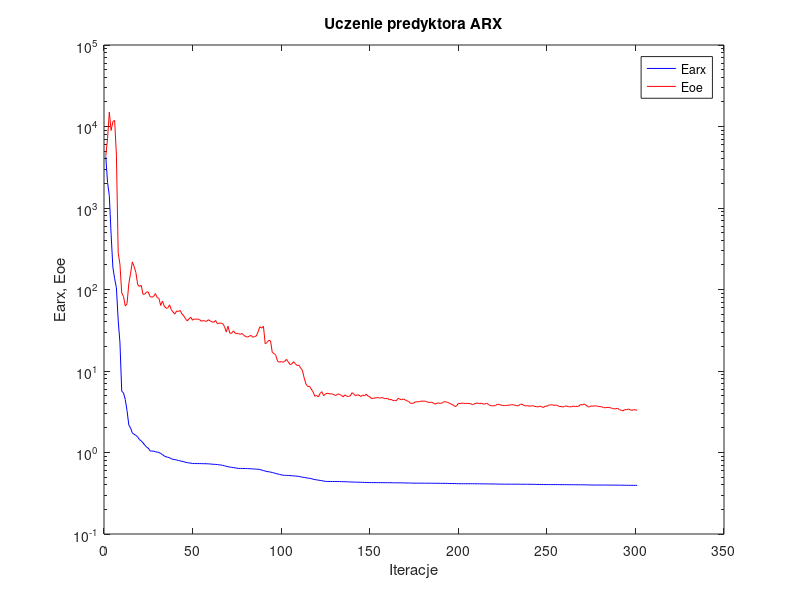
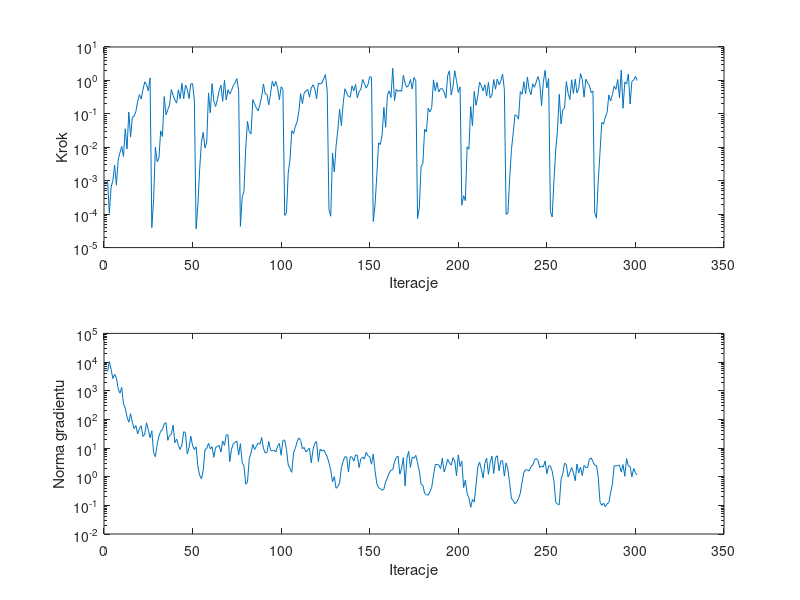

These charts were generated, in order, by the following MATLAB code:
%uczenie predyktora arx
clear all;
n=0; farx(n+1)=4.289385e+003; foe(n+1)=4.368408e+003; wspucz(n+1)=0.000000e+000; ng(n+1)=0.000000e+000;
%odnowa zmiennej metryki
n=1; farx(n+1)=2.055057e+003; foe(n+1)=7.076282e+003; krok(n+1)=1.037622e-003; ng(n+1)=4.688406e+003;
n=2; farx(n+1)=1.419652e+003; foe(n+1)=1.503208e+004; krok(n+1)=1.075741e-004; ng(n+1)=1.038997e+004;
n=3; farx(n+1)=4.788541e+002; foe(n+1)=8.966115e+003; krok(n+1)=6.518015e-004; ng(n+1)=5.521145e+003;
n=4; farx(n+1)=1.879748e+002; foe(n+1)=1.144599e+004; krok(n+1)=1.012393e-003; ng(n+1)=2.652111e+003;
n=5; farx(n+1)=1.359880e+002; foe(n+1)=1.188750e+004; krok(n+1)=2.921865e-003; ng(n+1)=3.728584e+003;
n=6; farx(n+1)=1.047796e+002; foe(n+1)=4.448028e+003; krok(n+1)=7.349266e-004; ng(n+1)=2.787092e+003;
n=7; farx(n+1)=4.210766e+001; foe(n+1)=2.832139e+002; krok(n+1)=4.150488e-003; ng(n+1)=1.178749e+003;
n=8; farx(n+1)=2.236664e+001; foe(n+1)=2.034422e+002; krok(n+1)=6.884742e-003; ng(n+1)=8.225037e+002;
n=9; farx(n+1)=5.656629e+000; foe(n+1)=9.071254e+001; krok(n+1)=1.063635e-002; ng(n+1)=1.300927e+003;
n=10; farx(n+1)=5.379873e+000; foe(n+1)=8.220122e+001; krok(n+1)=5.282995e-003; ng(n+1)=3.472142e+002;
n=11; farx(n+1)=4.476642e+000; foe(n+1)=6.262525e+001; krok(n+1)=3.571281e-002; ng(n+1)=2.477019e+002;
n=12; farx(n+1)=3.273299e+000; foe(n+1)=6.697873e+001; krok(n+1)=8.839546e-003; ng(n+1)=1.205668e+002;
n=13; farx(n+1)=2.177389e+000; foe(n+1)=1.174557e+002; krok(n+1)=1.134226e-001; ng(n+1)=7.944391e+001;
n=14; farx(n+1)=1.997598e+000; foe(n+1)=1.584241e+002; krok(n+1)=2.024365e-002; ng(n+1)=1.587670e+002;
n=15; farx(n+1)=1.738040e+000; foe(n+1)=2.181785e+002; krok(n+1)=7.959957e-002; ng(n+1)=7.899301e+001;
n=16; farx(n+1)=1.671776e+000; foe(n+1)=1.917781e+002; krok(n+1)=8.554146e-002; ng(n+1)=4.778161e+001;
n=17; farx(n+1)=1.624564e+000; foe(n+1)=1.615240e+002; krok(n+1)=1.178633e-001; ng(n+1)=6.078907e+001;
n=18; farx(n+1)=1.551676e+000; foe(n+1)=1.149653e+002; krok(n+1)=2.357265e-001; ng(n+1)=3.094535e+001;
n=19; farx(n+1)=1.439123e+000; foe(n+1)=1.091681e+002; krok(n+1)=3.762637e-001; ng(n+1)=4.768238e+001;
n=20; farx(n+1)=1.391719e+000; foe(n+1)=1.124517e+002; krok(n+1)=2.759884e-001; ng(n+1)=5.988705e+001;
n=21; farx(n+1)=1.314277e+000; foe(n+1)=8.750246e+001; krok(n+1)=5.281352e-001; ng(n+1)=2.521303e+001;
n=22; farx(n+1)=1.234956e+000; foe(n+1)=8.758356e+001; krok(n+1)=9.112329e-001; ng(n+1)=3.049224e+001;
n=23; farx(n+1)=1.166981e+000; foe(n+1)=9.344906e+001; krok(n+1)=7.448368e-001; ng(n+1)=7.578090e+001;
n=24; farx(n+1)=1.130172e+000; foe(n+1)=9.303450e+001; krok(n+1)=4.923082e-001; ng(n+1)=4.319980e+001;
n=25; farx(n+1)=1.046478e+000; foe(n+1)=8.180200e+001; krok(n+1)=1.186093e+000; ng(n+1)=2.286423e+001;
%odnowa zmiennej metryki
n=26; farx(n+1)=1.040853e+000; foe(n+1)=8.049855e+001; krok(n+1)=3.953838e-005; ng(n+1)=3.985809e+001;
n=27; farx(n+1)=1.039942e+000; foe(n+1)=8.208956e+001; krok(n+1)=2.695564e-004; ng(n+1)=6.879209e+000;
n=28; farx(n+1)=1.021759e+000; foe(n+1)=8.918255e+001; krok(n+1)=1.012568e-002; ng(n+1)=4.994226e+000;
n=29; farx(n+1)=1.011320e+000; foe(n+1)=7.962365e+001; krok(n+1)=3.698907e-003; ng(n+1)=1.334724e+001;
n=30; farx(n+1)=1.002291e+000; foe(n+1)=7.787486e+001; krok(n+1)=4.766707e-003; ng(n+1)=2.584413e+001;
n=31; farx(n+1)=9.718000e-001; foe(n+1)=6.365577e+001; krok(n+1)=3.112854e-002; ng(n+1)=3.828870e+001;
n=32; farx(n+1)=9.441588e-001; foe(n+1)=7.221711e+001; krok(n+1)=2.109093e-002; ng(n+1)=4.410754e+001;
n=33; farx(n+1)=9.084334e-001; foe(n+1)=6.258645e+001; krok(n+1)=3.307424e-001; ng(n+1)=6.981393e+001;
n=34; farx(n+1)=8.849697e-001; foe(n+1)=5.906000e+001; krok(n+1)=9.327289e-002; ng(n+1)=7.700712e+001;
n=35; farx(n+1)=8.752170e-001; foe(n+1)=5.919553e+001; krok(n+1)=1.336126e-001; ng(n+1)=1.862736e+001;
n=36; farx(n+1)=8.632498e-001; foe(n+1)=6.489659e+001; krok(n+1)=1.827549e-001; ng(n+1)=2.749294e+001;
n=37; farx(n+1)=8.385422e-001; foe(n+1)=5.649419e+001; krok(n+1)=5.312625e-001; ng(n+1)=3.007719e+001;
n=38; farx(n+1)=8.244383e-001; foe(n+1)=5.296518e+001; krok(n+1)=3.589327e-001; ng(n+1)=6.244996e+001;
n=39; farx(n+1)=8.176597e-001; foe(n+1)=4.997108e+001; krok(n+1)=2.583432e-001; ng(n+1)=1.536695e+001;
n=40; farx(n+1)=8.098057e-001; foe(n+1)=5.449802e+001; krok(n+1)=2.093785e-001; ng(n+1)=2.065174e+001;
n=41; farx(n+1)=7.971680e-001; foe(n+1)=5.370866e+001; krok(n+1)=5.249576e-001; ng(n+1)=1.222838e+001;
n=42; farx(n+1)=7.907358e-001; foe(n+1)=5.539018e+001; krok(n+1)=2.833785e-001; ng(n+1)=8.922293e+000;
n=43; farx(n+1)=7.794267e-001; foe(n+1)=5.006048e+001; krok(n+1)=8.194182e-001; ng(n+1)=1.324091e+001;
n=44; farx(n+1)=7.706945e-001; foe(n+1)=4.756176e+001; krok(n+1)=2.818076e-001; ng(n+1)=3.710153e+001;
n=45; farx(n+1)=7.590142e-001; foe(n+1)=4.392246e+001; krok(n+1)=7.248392e-001; ng(n+1)=3.410904e+001;
n=46; farx(n+1)=7.505100e-001; foe(n+1)=4.106732e+001; krok(n+1)=5.391440e-001; ng(n+1)=6.194357e+000;
n=47; farx(n+1)=7.458342e-001; foe(n+1)=4.381590e+001; krok(n+1)=2.876382e-001; ng(n+1)=1.016028e+001;
n=48; farx(n+1)=7.394300e-001; foe(n+1)=4.559085e+001; krok(n+1)=7.927530e-001; ng(n+1)=2.567949e+001;
n=49; farx(n+1)=7.334178e-001; foe(n+1)=4.201349e+001; krok(n+1)=8.008859e-001; ng(n+1)=1.230605e+001;
n=50; farx(n+1)=7.319181e-001; foe(n+1)=4.348924e+001; krok(n+1)=2.594655e-001; ng(n+1)=8.832879e+000;
%odnowa zmiennej metryki
n=51; farx(n+1)=7.315255e-001; foe(n+1)=4.315456e+001; krok(n+1)=3.646823e-005; ng(n+1)=1.104943e+001;
n=52; farx(n+1)=7.314575e-001; foe(n+1)=4.352059e+001; krok(n+1)=1.915864e-004; ng(n+1)=2.235090e+000;
n=53; farx(n+1)=7.312630e-001; foe(n+1)=4.258871e+001; krok(n+1)=2.204222e-003; ng(n+1)=1.136140e+000;
n=54; farx(n+1)=7.302397e-001; foe(n+1)=4.077533e+001; krok(n+1)=1.420161e-002; ng(n+1)=8.358450e-001;
n=55; farx(n+1)=7.288604e-001; foe(n+1)=4.162308e+001; krok(n+1)=2.780135e-002; ng(n+1)=1.661119e+000;
n=56; farx(n+1)=7.286861e-001; foe(n+1)=4.095378e+001; krok(n+1)=9.486198e-003; ng(n+1)=8.605544e+000;
n=57; farx(n+1)=7.282004e-001; foe(n+1)=4.077833e+001; krok(n+1)=1.448480e-002; ng(n+1)=9.697571e+000;
n=58; farx(n+1)=7.256655e-001; foe(n+1)=4.259107e+001; krok(n+1)=4.228235e-001; ng(n+1)=1.469531e+001;
n=59; farx(n+1)=7.235684e-001; foe(n+1)=4.094244e+001; krok(n+1)=1.082372e-001; ng(n+1)=9.317149e+000;
n=60; farx(n+1)=7.190167e-001; foe(n+1)=4.004548e+001; krok(n+1)=8.008859e-001; ng(n+1)=1.112493e+001;
n=61; farx(n+1)=7.163470e-001; foe(n+1)=3.962661e+001; krok(n+1)=2.442288e-001; ng(n+1)=4.741756e+000;
n=62; farx(n+1)=7.144698e-001; foe(n+1)=4.165915e+001; krok(n+1)=1.653712e-001; ng(n+1)=1.043115e+001;
n=63; farx(n+1)=7.114621e-001; foe(n+1)=3.815407e+001; krok(n+1)=2.681247e-001; ng(n+1)=1.128535e+001;
n=64; farx(n+1)=7.061357e-001; foe(n+1)=3.860949e+001; krok(n+1)=4.909897e-001; ng(n+1)=1.241125e+001;
n=65; farx(n+1)=7.013644e-001; foe(n+1)=3.873756e+001; krok(n+1)=7.178738e-001; ng(n+1)=7.231990e+000;
n=66; farx(n+1)=6.965190e-001; foe(n+1)=3.805092e+001; krok(n+1)=2.367770e-001; ng(n+1)=1.764472e+001;
n=67; farx(n+1)=6.866078e-001; foe(n+1)=3.518651e+001; krok(n+1)=1.008243e+000; ng(n+1)=1.240020e+001;
n=68; farx(n+1)=6.786051e-001; foe(n+1)=3.010009e+001; krok(n+1)=2.584327e-001; ng(n+1)=2.841437e+001;
n=69; farx(n+1)=6.684078e-001; foe(n+1)=3.539852e+001; krok(n+1)=5.249576e-001; ng(n+1)=2.907224e+001;
n=70; farx(n+1)=6.634075e-001; foe(n+1)=2.918041e+001; krok(n+1)=3.963765e-001; ng(n+1)=3.352883e+000;
n=71; farx(n+1)=6.580306e-001; foe(n+1)=2.900543e+001; krok(n+1)=5.045340e-001; ng(n+1)=9.187573e+000;
n=72; farx(n+1)=6.529998e-001; foe(n+1)=3.107470e+001; krok(n+1)=7.011953e-001; ng(n+1)=1.412998e+001;
n=73; farx(n+1)=6.489589e-001; foe(n+1)=2.917698e+001; krok(n+1)=8.536620e-001; ng(n+1)=1.551277e+001;
n=74; farx(n+1)=6.410939e-001; foe(n+1)=2.876924e+001; krok(n+1)=1.126364e+000; ng(n+1)=1.761959e+001;
n=75; farx(n+1)=6.376614e-001; foe(n+1)=2.869217e+001; krok(n+1)=5.005768e-001; ng(n+1)=5.688335e+000;
%odnowa zmiennej metryki
n=76; farx(n+1)=6.369500e-001; foe(n+1)=2.824400e+001; krok(n+1)=4.341873e-005; ng(n+1)=1.419844e+001;
n=77; farx(n+1)=6.367377e-001; foe(n+1)=2.887382e+001; krok(n+1)=3.233551e-004; ng(n+1)=3.095726e+000;
n=78; farx(n+1)=6.365153e-001; foe(n+1)=2.731519e+001; krok(n+1)=4.723973e-004; ng(n+1)=2.340421e+000;
n=79; farx(n+1)=6.363849e-001; foe(n+1)=2.644159e+001; krok(n+1)=9.454744e-003; ng(n+1)=5.447689e-001;
n=80; farx(n+1)=6.344049e-001; foe(n+1)=2.610467e+001; krok(n+1)=5.983917e-002; ng(n+1)=6.523973e-001;
n=81; farx(n+1)=6.330755e-001; foe(n+1)=2.672620e+001; krok(n+1)=2.896961e-002; ng(n+1)=4.204170e+000;
n=82; farx(n+1)=6.313730e-001; foe(n+1)=2.735613e+001; krok(n+1)=2.525939e-002; ng(n+1)=6.699834e+000;
n=83; farx(n+1)=6.297696e-001; foe(n+1)=2.593269e+001; krok(n+1)=2.663792e-001; ng(n+1)=1.338750e+001;
n=84; farx(n+1)=6.268656e-001; foe(n+1)=2.650622e+001; krok(n+1)=1.981883e-001; ng(n+1)=8.842881e+000;
n=85; farx(n+1)=6.249763e-001; foe(n+1)=2.689844e+001; krok(n+1)=1.528330e-001; ng(n+1)=1.148784e+001;
n=86; farx(n+1)=6.226842e-001; foe(n+1)=3.032878e+001; krok(n+1)=1.221144e-001; ng(n+1)=1.498354e+001;
n=87; farx(n+1)=6.183524e-001; foe(n+1)=3.492143e+001; krok(n+1)=1.865388e-001; ng(n+1)=1.353782e+001;
n=88; farx(n+1)=6.090780e-001; foe(n+1)=3.355071e+001; krok(n+1)=3.321888e-001; ng(n+1)=2.323334e+001;
n=89; farx(n+1)=5.988776e-001; foe(n+1)=3.544350e+001; krok(n+1)=7.847380e-001; ng(n+1)=9.834129e+000;
n=90; farx(n+1)=5.927750e-001; foe(n+1)=2.157434e+001; krok(n+1)=3.923690e-001; ng(n+1)=6.706593e+000;
n=91; farx(n+1)=5.842228e-001; foe(n+1)=2.232871e+001; krok(n+1)=3.838379e-001; ng(n+1)=6.975990e+000;
n=92; farx(n+1)=5.805075e-001; foe(n+1)=2.381555e+001; krok(n+1)=1.862092e-001; ng(n+1)=1.692738e+001;
n=93; farx(n+1)=5.750748e-001; foe(n+1)=2.343197e+001; krok(n+1)=3.923690e-001; ng(n+1)=8.440662e+000;
n=94; farx(n+1)=5.678777e-001; foe(n+1)=1.689263e+001; krok(n+1)=9.453922e-001; ng(n+1)=7.985813e+000;
n=95; farx(n+1)=5.616152e-001; foe(n+1)=1.642696e+001; krok(n+1)=6.614848e-001; ng(n+1)=8.400162e+000;
n=96; farx(n+1)=5.518920e-001; foe(n+1)=1.550555e+001; krok(n+1)=9.372047e-001; ng(n+1)=7.365073e+000;
n=97; farx(n+1)=5.455669e-001; foe(n+1)=1.317530e+001; krok(n+1)=6.011939e-001; ng(n+1)=1.173367e+001;
n=98; farx(n+1)=5.392284e-001; foe(n+1)=1.282713e+001; krok(n+1)=2.663792e-001; ng(n+1)=1.430172e+001;
n=99; farx(n+1)=5.324963e-001; foe(n+1)=1.305696e+001; krok(n+1)=6.435764e-001; ng(n+1)=5.593031e+000;
n=100; farx(n+1)=5.269066e-001; foe(n+1)=1.280098e+001; krok(n+1)=5.316748e-001; ng(n+1)=1.851544e+001;
%odnowa zmiennej metryki
n=101; farx(n+1)=5.248085e-001; foe(n+1)=1.311960e+001; krok(n+1)=9.186126e-005; ng(n+1)=1.903474e+001;
n=102; farx(n+1)=5.240733e-001; foe(n+1)=1.391197e+001; krok(n+1)=1.116407e-004; ng(n+1)=8.918418e+000;
n=103; farx(n+1)=5.233436e-001; foe(n+1)=1.297499e+001; krok(n+1)=1.667184e-003; ng(n+1)=2.563461e+000;
n=104; farx(n+1)=5.222107e-001; foe(n+1)=1.201657e+001; krok(n+1)=4.419773e-003; ng(n+1)=1.943981e+000;
n=105; farx(n+1)=5.180247e-001; foe(n+1)=1.216522e+001; krok(n+1)=3.153338e-002; ng(n+1)=1.419162e+000;
n=106; farx(n+1)=5.164197e-001; foe(n+1)=1.300796e+001; krok(n+1)=2.529683e-002; ng(n+1)=6.947815e+000;
n=107; farx(n+1)=5.142957e-001; foe(n+1)=1.230063e+001; krok(n+1)=4.284718e-002; ng(n+1)=9.720182e+000;
n=108; farx(n+1)=5.124252e-001; foe(n+1)=1.168361e+001; krok(n+1)=5.671128e-002; ng(n+1)=1.659780e+001;
n=109; farx(n+1)=5.099890e-001; foe(n+1)=1.183909e+001; krok(n+1)=1.178633e-001; ng(n+1)=2.242942e+001;
n=110; farx(n+1)=5.017624e-001; foe(n+1)=1.084461e+001; krok(n+1)=4.015963e-001; ng(n+1)=1.865079e+001;
n=111; farx(n+1)=4.981896e-001; foe(n+1)=1.021073e+001; krok(n+1)=2.031949e-001; ng(n+1)=9.449196e+000;
n=112; farx(n+1)=4.945842e-001; foe(n+1)=8.212170e+000; krok(n+1)=4.187571e-001; ng(n+1)=1.048901e+001;
n=113; farx(n+1)=4.901579e-001; foe(n+1)=6.930528e+000; krok(n+1)=4.810883e-001; ng(n+1)=7.245846e+000;
n=114; farx(n+1)=4.857803e-001; foe(n+1)=6.452001e+000; krok(n+1)=5.343541e-001; ng(n+1)=8.566263e+000;
n=115; farx(n+1)=4.821069e-001; foe(n+1)=6.492570e+000; krok(n+1)=3.152950e-001; ng(n+1)=9.968030e+000;
n=116; farx(n+1)=4.786496e-001; foe(n+1)=5.993284e+000; krok(n+1)=5.907855e-001; ng(n+1)=3.059484e+000;
n=117; farx(n+1)=4.704240e-001; foe(n+1)=5.575419e+000; krok(n+1)=7.422839e-001; ng(n+1)=8.858775e+000;
n=118; farx(n+1)=4.656171e-001; foe(n+1)=4.905393e+000; krok(n+1)=5.520515e-001; ng(n+1)=1.482297e+001;
n=119; farx(n+1)=4.621786e-001; foe(n+1)=5.010849e+000; krok(n+1)=2.828655e-001; ng(n+1)=1.681360e+001;
n=120; farx(n+1)=4.575780e-001; foe(n+1)=4.821976e+000; krok(n+1)=8.356823e-001; ng(n+1)=3.342947e+000;
n=121; farx(n+1)=4.546671e-001; foe(n+1)=5.316297e+000; krok(n+1)=7.832156e-001; ng(n+1)=9.093072e+000;
n=122; farx(n+1)=4.510037e-001; foe(n+1)=5.576679e+000; krok(n+1)=8.289013e-001; ng(n+1)=7.928890e+000;
n=123; farx(n+1)=4.459383e-001; foe(n+1)=4.975372e+000; krok(n+1)=1.119298e+000; ng(n+1)=8.678973e+000;
n=124; farx(n+1)=4.425514e-001; foe(n+1)=5.219835e+000; krok(n+1)=1.492366e+000; ng(n+1)=6.597013e+000;
n=125; farx(n+1)=4.412793e-001; foe(n+1)=5.340069e+000; krok(n+1)=4.819709e-001; ng(n+1)=4.933643e+000;
%odnowa zmiennej metryki
n=126; farx(n+1)=4.411736e-001; foe(n+1)=5.272907e+000; krok(n+1)=1.367364e-004; ng(n+1)=3.061409e+000;
n=127; farx(n+1)=4.411487e-001; foe(n+1)=5.239484e+000; krok(n+1)=8.669030e-005; ng(n+1)=1.665527e+000;
n=128; farx(n+1)=4.408872e-001; foe(n+1)=5.217067e+000; krok(n+1)=6.776891e-003; ng(n+1)=6.628201e-001;
n=129; farx(n+1)=4.407519e-001; foe(n+1)=5.074971e+000; krok(n+1)=1.828656e-003; ng(n+1)=1.004766e+000;
n=130; farx(n+1)=4.406539e-001; foe(n+1)=5.023147e+000; krok(n+1)=1.069268e-002; ng(n+1)=3.926969e-001;
n=131; farx(n+1)=4.403499e-001; foe(n+1)=5.234442e+000; krok(n+1)=3.323730e-002; ng(n+1)=4.600311e-001;
n=132; farx(n+1)=4.396365e-001; foe(n+1)=5.143979e+000; krok(n+1)=1.363489e-001; ng(n+1)=6.094767e-001;
n=133; farx(n+1)=4.391846e-001; foe(n+1)=5.040112e+000; krok(n+1)=4.438543e-002; ng(n+1)=2.072673e+000;
n=134; farx(n+1)=4.388099e-001; foe(n+1)=4.826496e+000; krok(n+1)=2.016994e-001; ng(n+1)=3.440662e+000;
n=135; farx(n+1)=4.381815e-001; foe(n+1)=5.089931e+000; krok(n+1)=5.636152e-001; ng(n+1)=4.993871e+000;
n=136; farx(n+1)=4.371075e-001; foe(n+1)=4.909302e+000; krok(n+1)=4.188878e-001; ng(n+1)=4.853997e+000;
n=137; farx(n+1)=4.360027e-001; foe(n+1)=4.867264e+000; krok(n+1)=3.307424e-001; ng(n+1)=1.454420e+000;
n=138; farx(n+1)=4.354757e-001; foe(n+1)=4.947627e+000; krok(n+1)=3.183983e-001; ng(n+1)=4.952025e+000;
n=139; farx(n+1)=4.342671e-001; foe(n+1)=5.418679e+000; krok(n+1)=6.888628e-001; ng(n+1)=4.884305e+000;
n=140; farx(n+1)=4.335995e-001; foe(n+1)=5.226373e+000; krok(n+1)=4.854703e-001; ng(n+1)=3.483225e+000;
n=141; farx(n+1)=4.326408e-001; foe(n+1)=4.956607e+000; krok(n+1)=7.612154e-001; ng(n+1)=5.752434e+000;
n=142; farx(n+1)=4.322224e-001; foe(n+1)=5.100036e+000; krok(n+1)=2.978305e-001; ng(n+1)=5.630277e+000;
n=143; farx(n+1)=4.316760e-001; foe(n+1)=5.057625e+000; krok(n+1)=4.577617e-001; ng(n+1)=2.085001e+000;
n=144; farx(n+1)=4.310059e-001; foe(n+1)=4.857968e+000; krok(n+1)=5.490988e-001; ng(n+1)=4.223490e+000;
n=145; farx(n+1)=4.302787e-001; foe(n+1)=5.081346e+000; krok(n+1)=1.065517e+000; ng(n+1)=4.856124e+000;
n=146; farx(n+1)=4.294837e-001; foe(n+1)=4.945849e+000; krok(n+1)=8.067975e-001; ng(n+1)=4.110838e+000;
n=147; farx(n+1)=4.288599e-001; foe(n+1)=5.190191e+000; krok(n+1)=5.908391e-001; ng(n+1)=7.143280e+000;
n=148; farx(n+1)=4.282459e-001; foe(n+1)=4.947215e+000; krok(n+1)=7.460858e-001; ng(n+1)=5.405424e+000;
n=149; farx(n+1)=4.276612e-001; foe(n+1)=4.834143e+000; krok(n+1)=1.295594e+000; ng(n+1)=4.945235e+000;
n=150; farx(n+1)=4.272041e-001; foe(n+1)=4.594261e+000; krok(n+1)=1.236644e+000; ng(n+1)=2.725327e+000;
%odnowa zmiennej metryki
n=151; farx(n+1)=4.270003e-001; foe(n+1)=4.626278e+000; krok(n+1)=6.028324e-005; ng(n+1)=6.072526e+000;
n=152; farx(n+1)=4.269659e-001; foe(n+1)=4.671016e+000; krok(n+1)=1.906434e-004; ng(n+1)=1.635855e+000;
n=153; farx(n+1)=4.269350e-001; foe(n+1)=4.714357e+000; krok(n+1)=1.427772e-003; ng(n+1)=5.698187e-001;
n=154; farx(n+1)=4.268176e-001; foe(n+1)=4.697384e+000; krok(n+1)=1.352965e-002; ng(n+1)=4.081589e-001;
n=155; farx(n+1)=4.266903e-001; foe(n+1)=4.647166e+000; krok(n+1)=1.210325e-002; ng(n+1)=3.864116e-001;
n=156; farx(n+1)=4.266513e-001; foe(n+1)=4.722576e+000; krok(n+1)=2.339865e-002; ng(n+1)=3.323564e-001;
n=157; farx(n+1)=4.265260e-001; foe(n+1)=4.626830e+000; krok(n+1)=1.552637e-001; ng(n+1)=3.736377e-001;
n=158; farx(n+1)=4.264665e-001; foe(n+1)=4.585124e+000; krok(n+1)=3.975906e-002; ng(n+1)=6.735377e-001;
n=159; farx(n+1)=4.263046e-001; foe(n+1)=4.626838e+000; krok(n+1)=3.619299e-001; ng(n+1)=8.986824e-001;
n=160; farx(n+1)=4.261341e-001; foe(n+1)=4.433531e+000; krok(n+1)=4.887823e-001; ng(n+1)=1.354430e+000;
n=161; farx(n+1)=4.260593e-001; foe(n+1)=4.487984e+000; krok(n+1)=3.057702e-001; ng(n+1)=1.693610e+000;
n=162; farx(n+1)=4.255182e-001; foe(n+1)=4.350929e+000; krok(n+1)=2.315580e+000; ng(n+1)=1.737414e+000;
n=163; farx(n+1)=4.252989e-001; foe(n+1)=4.358612e+000; krok(n+1)=2.515310e-001; ng(n+1)=3.298110e+000;
n=164; farx(n+1)=4.249325e-001; foe(n+1)=4.314775e+000; krok(n+1)=5.421555e-001; ng(n+1)=4.687293e+000;
n=165; farx(n+1)=4.245388e-001; foe(n+1)=4.605953e+000; krok(n+1)=4.686024e-001; ng(n+1)=5.203493e+000;
n=166; farx(n+1)=4.243604e-001; foe(n+1)=4.520686e+000; krok(n+1)=5.076613e-001; ng(n+1)=1.223554e+000;
n=167; farx(n+1)=4.240515e-001; foe(n+1)=4.436627e+000; krok(n+1)=4.714530e-001; ng(n+1)=1.988394e+000;
n=168; farx(n+1)=4.235731e-001; foe(n+1)=4.536139e+000; krok(n+1)=1.422745e+000; ng(n+1)=4.631380e+000;
n=169; farx(n+1)=4.231168e-001; foe(n+1)=4.427948e+000; krok(n+1)=7.966063e-001; ng(n+1)=4.759517e-001;
n=170; farx(n+1)=4.226579e-001; foe(n+1)=4.303792e+000; krok(n+1)=6.282866e-001; ng(n+1)=4.443762e+000;
n=171; farx(n+1)=4.221250e-001; foe(n+1)=4.232330e+000; krok(n+1)=7.101669e-001; ng(n+1)=7.605563e+000;
n=172; farx(n+1)=4.217441e-001; foe(n+1)=4.026661e+000; krok(n+1)=1.065469e+000; ng(n+1)=2.094153e+000;
n=173; farx(n+1)=4.214010e-001; foe(n+1)=3.996706e+000; krok(n+1)=5.525859e-001; ng(n+1)=4.799170e+000;
n=174; farx(n+1)=4.210071e-001; foe(n+1)=4.064881e+000; krok(n+1)=1.224478e+000; ng(n+1)=4.407313e+000;
n=175; farx(n+1)=4.204574e-001; foe(n+1)=4.197194e+000; krok(n+1)=9.761687e-001; ng(n+1)=5.555443e+000;
%odnowa zmiennej metryki
n=176; farx(n+1)=4.203917e-001; foe(n+1)=4.185650e+000; krok(n+1)=7.403769e-005; ng(n+1)=3.058667e+000;
n=177; farx(n+1)=4.203644e-001; foe(n+1)=4.209101e+000; krok(n+1)=1.568984e-004; ng(n+1)=1.607846e+000;
n=178; farx(n+1)=4.203213e-001; foe(n+1)=4.275708e+000; krok(n+1)=2.684169e-003; ng(n+1)=5.319458e-001;
n=179; farx(n+1)=4.202749e-001; foe(n+1)=4.262720e+000; krok(n+1)=3.303815e-003; ng(n+1)=5.038317e-001;
n=180; farx(n+1)=4.201292e-001; foe(n+1)=4.276260e+000; krok(n+1)=3.450322e-002; ng(n+1)=2.604210e-001;
n=181; farx(n+1)=4.200869e-001; foe(n+1)=4.204034e+000; krok(n+1)=2.857938e-002; ng(n+1)=2.338746e-001;
n=182; farx(n+1)=4.199974e-001; foe(n+1)=4.137199e+000; krok(n+1)=1.481341e-001; ng(n+1)=2.260081e-001;
n=183; farx(n+1)=4.199677e-001; foe(n+1)=4.107300e+000; krok(n+1)=1.134226e-001; ng(n+1)=2.986857e-001;
n=184; farx(n+1)=4.198322e-001; foe(n+1)=4.143107e+000; krok(n+1)=1.549330e-001; ng(n+1)=4.290923e-001;
n=185; farx(n+1)=4.195212e-001; foe(n+1)=4.030959e+000; krok(n+1)=1.038220e+000; ng(n+1)=1.092806e+000;
n=186; farx(n+1)=4.193870e-001; foe(n+1)=3.917223e+000; krok(n+1)=4.819709e-001; ng(n+1)=2.659161e+000;
n=187; farx(n+1)=4.190216e-001; foe(n+1)=4.033802e+000; krok(n+1)=8.704303e-001; ng(n+1)=2.660970e+000;
n=188; farx(n+1)=4.188321e-001; foe(n+1)=4.055759e+000; krok(n+1)=4.536903e-001; ng(n+1)=2.549881e+000;
n=189; farx(n+1)=4.185588e-001; foe(n+1)=3.997518e+000; krok(n+1)=5.667570e-001; ng(n+1)=1.897863e+000;
n=190; farx(n+1)=4.182759e-001; foe(n+1)=4.066694e+000; krok(n+1)=5.642809e-001; ng(n+1)=4.453451e+000;
n=191; farx(n+1)=4.180686e-001; foe(n+1)=4.211498e+000; krok(n+1)=4.478955e-001; ng(n+1)=1.454993e+000;
n=192; farx(n+1)=4.177257e-001; foe(n+1)=4.176072e+000; krok(n+1)=2.948231e-001; ng(n+1)=2.275910e+000;
n=193; farx(n+1)=4.172877e-001; foe(n+1)=4.120484e+000; krok(n+1)=1.404256e+000; ng(n+1)=4.067301e+000;
n=194; farx(n+1)=4.167305e-001; foe(n+1)=4.016641e+000; krok(n+1)=1.934940e+000; ng(n+1)=3.022846e+000;
n=195; farx(n+1)=4.165331e-001; foe(n+1)=3.925532e+000; krok(n+1)=3.647485e-001; ng(n+1)=2.517749e+000;
n=196; farx(n+1)=4.161342e-001; foe(n+1)=3.842054e+000; krok(n+1)=6.575937e-001; ng(n+1)=4.627945e+000;
n=197; farx(n+1)=4.155434e-001; foe(n+1)=3.677263e+000; krok(n+1)=1.964480e+000; ng(n+1)=3.539466e+000;
n=198; farx(n+1)=4.150098e-001; foe(n+1)=3.708586e+000; krok(n+1)=9.769152e-001; ng(n+1)=1.075687e+000;
n=199; farx(n+1)=4.145336e-001; foe(n+1)=4.005125e+000; krok(n+1)=4.372988e-001; ng(n+1)=5.791249e+000;
n=200; farx(n+1)=4.142465e-001; foe(n+1)=3.990629e+000; krok(n+1)=6.404647e-001; ng(n+1)=2.280147e+000;
%odnowa zmiennej metryki
n=201; farx(n+1)=4.140348e-001; foe(n+1)=4.027886e+000; krok(n+1)=1.858436e-004; ng(n+1)=3.477428e+000;
n=202; farx(n+1)=4.140301e-001; foe(n+1)=4.015484e+000; krok(n+1)=3.569431e-004; ng(n+1)=4.200111e-001;
n=203; farx(n+1)=4.140156e-001; foe(n+1)=3.989124e+000; krok(n+1)=2.540827e-004; ng(n+1)=7.567723e-001;
n=204; farx(n+1)=4.139748e-001; foe(n+1)=4.014201e+000; krok(n+1)=1.033570e-002; ng(n+1)=2.541183e-001;
n=205; farx(n+1)=4.139574e-001; foe(n+1)=3.986856e+000; krok(n+1)=8.799720e-003; ng(n+1)=1.819828e-001;
n=206; farx(n+1)=4.139006e-001; foe(n+1)=3.969799e+000; krok(n+1)=1.655202e-001; ng(n+1)=8.470956e-002;
n=207; farx(n+1)=4.138528e-001; foe(n+1)=3.868858e+000; krok(n+1)=4.438543e-002; ng(n+1)=1.600610e-001;
n=208; farx(n+1)=4.137100e-001; foe(n+1)=3.926073e+000; krok(n+1)=4.686024e-001; ng(n+1)=1.298864e-001;
n=209; farx(n+1)=4.134491e-001; foe(n+1)=4.028505e+000; krok(n+1)=1.794664e-001; ng(n+1)=5.053133e-001;
n=210; farx(n+1)=4.132719e-001; foe(n+1)=4.030440e+000; krok(n+1)=3.375584e-001; ng(n+1)=2.119576e+000;
n=211; farx(n+1)=4.129840e-001; foe(n+1)=3.985120e+000; krok(n+1)=8.922169e-001; ng(n+1)=3.218692e+000;
n=212; farx(n+1)=4.127621e-001; foe(n+1)=4.029810e+000; krok(n+1)=6.871474e-001; ng(n+1)=1.863297e+000;
n=213; farx(n+1)=4.125392e-001; foe(n+1)=3.941654e+000; krok(n+1)=4.819709e-001; ng(n+1)=8.929289e-001;
n=214; farx(n+1)=4.122050e-001; foe(n+1)=3.930928e+000; krok(n+1)=7.413928e-001; ng(n+1)=2.905185e+000;
n=215; farx(n+1)=4.119471e-001; foe(n+1)=4.033485e+000; krok(n+1)=3.388186e-001; ng(n+1)=4.427519e+000;
n=216; farx(n+1)=4.115951e-001; foe(n+1)=3.891079e+000; krok(n+1)=8.752990e-001; ng(n+1)=1.209322e+000;
n=217; farx(n+1)=4.113242e-001; foe(n+1)=3.773969e+000; krok(n+1)=2.994846e-001; ng(n+1)=3.161604e+000;
n=218; farx(n+1)=4.110873e-001; foe(n+1)=3.741216e+000; krok(n+1)=3.589369e-001; ng(n+1)=5.207375e+000;
n=219; farx(n+1)=4.107087e-001; foe(n+1)=3.753978e+000; krok(n+1)=1.062525e+000; ng(n+1)=1.291582e+000;
n=220; farx(n+1)=4.104288e-001; foe(n+1)=3.752025e+000; krok(n+1)=5.491644e-001; ng(n+1)=4.603302e+000;
n=221; farx(n+1)=4.098886e-001; foe(n+1)=3.925124e+000; krok(n+1)=1.104871e+000; ng(n+1)=5.381009e+000;
n=222; farx(n+1)=4.095828e-001; foe(n+1)=3.886119e+000; krok(n+1)=7.413928e-001; ng(n+1)=1.616086e+000;
n=223; farx(n+1)=4.092687e-001; foe(n+1)=3.824757e+000; krok(n+1)=9.769152e-001; ng(n+1)=3.568571e+000;
n=224; farx(n+1)=4.088959e-001; foe(n+1)=3.777605e+000; krok(n+1)=1.554622e+000; ng(n+1)=3.599709e+000;
n=225; farx(n+1)=4.086217e-001; foe(n+1)=3.760167e+000; krok(n+1)=5.386904e-001; ng(n+1)=1.056413e+000;
%odnowa zmiennej metryki
n=226; farx(n+1)=4.085656e-001; foe(n+1)=3.781726e+000; krok(n+1)=9.814688e-005; ng(n+1)=3.028888e+000;
n=227; farx(n+1)=4.085353e-001; foe(n+1)=3.792156e+000; krok(n+1)=1.070946e-004; ng(n+1)=1.849671e+000;
n=228; farx(n+1)=4.085090e-001; foe(n+1)=3.830614e+000; krok(n+1)=1.140915e-003; ng(n+1)=5.927595e-001;
n=229; farx(n+1)=4.084937e-001; foe(n+1)=3.849416e+000; krok(n+1)=8.516524e-003; ng(n+1)=1.761092e-001;
n=230; farx(n+1)=4.084618e-001; foe(n+1)=3.851843e+000; krok(n+1)=2.667694e-002; ng(n+1)=1.445652e-001;
n=231; farx(n+1)=4.083938e-001; foe(n+1)=3.807091e+000; krok(n+1)=9.358032e-002; ng(n+1)=1.144894e-001;
n=232; farx(n+1)=4.083493e-001; foe(n+1)=3.755268e+000; krok(n+1)=8.877087e-002; ng(n+1)=1.295681e-001;
n=233; farx(n+1)=4.082772e-001; foe(n+1)=3.743453e+000; krok(n+1)=6.964181e-002; ng(n+1)=1.732647e-001;
n=234; farx(n+1)=4.080833e-001; foe(n+1)=3.908015e+000; krok(n+1)=4.641165e-001; ng(n+1)=2.613973e-001;
n=235; farx(n+1)=4.079107e-001; foe(n+1)=3.916339e+000; krok(n+1)=3.862514e-001; ng(n+1)=6.447714e-001;
n=236; farx(n+1)=4.077002e-001; foe(n+1)=3.772206e+000; krok(n+1)=9.155235e-001; ng(n+1)=1.390083e+000;
n=237; farx(n+1)=4.075580e-001; foe(n+1)=3.728358e+000; krok(n+1)=4.003408e-001; ng(n+1)=1.737543e+000;
n=238; farx(n+1)=4.073970e-001; foe(n+1)=3.767260e+000; krok(n+1)=1.258604e+000; ng(n+1)=1.744872e+000;
n=239; farx(n+1)=4.072857e-001; foe(n+1)=3.699649e+000; krok(n+1)=5.419562e-001; ng(n+1)=1.581665e+000;
n=240; farx(n+1)=4.071566e-001; foe(n+1)=3.713219e+000; krok(n+1)=3.745525e-001; ng(n+1)=2.228053e+000;
n=241; farx(n+1)=4.069452e-001; foe(n+1)=3.767479e+000; krok(n+1)=7.927530e-001; ng(n+1)=2.502124e+000;
n=242; farx(n+1)=4.065899e-001; foe(n+1)=3.671302e+000; krok(n+1)=6.212565e-001; ng(n+1)=3.780206e+000;
n=243; farx(n+1)=4.061071e-001; foe(n+1)=3.659638e+000; krok(n+1)=9.001093e-001; ng(n+1)=4.300453e+000;
n=244; farx(n+1)=4.056733e-001; foe(n+1)=3.619622e+000; krok(n+1)=1.307567e+000; ng(n+1)=3.678188e+000;
n=245; farx(n+1)=4.053926e-001; foe(n+1)=3.710977e+000; krok(n+1)=8.217431e-001; ng(n+1)=2.094455e+000;
n=246; farx(n+1)=4.051770e-001; foe(n+1)=3.653877e+000; krok(n+1)=1.775417e-001; ng(n+1)=2.362627e+000;
n=247; farx(n+1)=4.049342e-001; foe(n+1)=3.556582e+000; krok(n+1)=8.728449e-001; ng(n+1)=2.159862e+000;
n=248; farx(n+1)=4.044916e-001; foe(n+1)=3.704809e+000; krok(n+1)=1.999172e+000; ng(n+1)=3.528415e+000;
n=249; farx(n+1)=4.041918e-001; foe(n+1)=3.689816e+000; krok(n+1)=5.931517e-001; ng(n+1)=1.269606e+000;
n=250; farx(n+1)=4.039614e-001; foe(n+1)=3.825090e+000; krok(n+1)=1.145368e+000; ng(n+1)=2.356863e+000;
%odnowa zmiennej metryki
n=251; farx(n+1)=4.038959e-001; foe(n+1)=3.827528e+000; krok(n+1)=1.205178e-004; ng(n+1)=2.382991e+000;
n=252; farx(n+1)=4.038681e-001; foe(n+1)=3.845716e+000; krok(n+1)=8.254679e-005; ng(n+1)=1.557369e+000;
n=253; farx(n+1)=4.038364e-001; foe(n+1)=3.796592e+000; krok(n+1)=1.019412e-003; ng(n+1)=7.042687e-001;
n=254; farx(n+1)=4.038293e-001; foe(n+1)=3.813139e+000; krok(n+1)=8.237127e-003; ng(n+1)=1.290544e-001;
n=255; farx(n+1)=4.038102e-001; foe(n+1)=3.786290e+000; krok(n+1)=3.196395e-002; ng(n+1)=1.097411e-001;
n=256; farx(n+1)=4.035849e-001; foe(n+1)=3.656860e+000; krok(n+1)=3.852268e-001; ng(n+1)=1.059671e-001;
n=257; farx(n+1)=4.035144e-001; foe(n+1)=3.677095e+000; krok(n+1)=5.004260e-002; ng(n+1)=7.881455e-001;
n=258; farx(n+1)=4.033136e-001; foe(n+1)=3.612280e+000; krok(n+1)=1.328156e-001; ng(n+1)=1.279564e+000;
n=259; farx(n+1)=4.032448e-001; foe(n+1)=3.679135e+000; krok(n+1)=1.481341e-001; ng(n+1)=2.949620e+000;
n=260; farx(n+1)=4.028987e-001; foe(n+1)=3.735997e+000; krok(n+1)=9.180501e-001; ng(n+1)=2.665718e+000;
n=261; farx(n+1)=4.028045e-001; foe(n+1)=3.650421e+000; krok(n+1)=4.112198e-001; ng(n+1)=9.754599e-001;
n=262; farx(n+1)=4.027212e-001; foe(n+1)=3.646513e+000; krok(n+1)=2.682636e-001; ng(n+1)=1.409264e+000;
n=263; farx(n+1)=4.025378e-001; foe(n+1)=3.630938e+000; krok(n+1)=1.043878e+000; ng(n+1)=2.089083e+000;
n=264; farx(n+1)=4.024515e-001; foe(n+1)=3.722493e+000; krok(n+1)=4.065930e-001; ng(n+1)=1.360412e+000;
n=265; farx(n+1)=4.022142e-001; foe(n+1)=3.657349e+000; krok(n+1)=1.092255e+000; ng(n+1)=7.226978e-001;
n=266; farx(n+1)=4.021202e-001; foe(n+1)=3.682475e+000; krok(n+1)=4.206609e-001; ng(n+1)=2.777681e+000;
n=267; farx(n+1)=4.019585e-001; foe(n+1)=3.693395e+000; krok(n+1)=5.885355e-001; ng(n+1)=1.332890e+000;
n=268; farx(n+1)=4.016879e-001; foe(n+1)=3.874504e+000; krok(n+1)=1.598536e+000; ng(n+1)=2.166772e+000;
n=269; farx(n+1)=4.014135e-001; foe(n+1)=3.850446e+000; krok(n+1)=1.062525e+000; ng(n+1)=1.089725e+000;
n=270; farx(n+1)=4.012576e-001; foe(n+1)=3.924204e+000; krok(n+1)=3.164556e-001; ng(n+1)=2.487294e+000;
n=271; farx(n+1)=4.008418e-001; foe(n+1)=3.832376e+000; krok(n+1)=1.091740e+000; ng(n+1)=2.067899e+000;
n=272; farx(n+1)=4.004428e-001; foe(n+1)=3.657050e+000; krok(n+1)=8.334333e-001; ng(n+1)=2.086033e+000;
n=273; farx(n+1)=3.999724e-001; foe(n+1)=3.619255e+000; krok(n+1)=7.113726e-001; ng(n+1)=3.976362e+000;
n=274; farx(n+1)=3.994851e-001; foe(n+1)=3.734687e+000; krok(n+1)=4.300038e-001; ng(n+1)=4.524924e+000;
n=275; farx(n+1)=3.989663e-001; foe(n+1)=3.698734e+000; krok(n+1)=4.819709e-001; ng(n+1)=3.398913e+000;
%odnowa zmiennej metryki
n=276; farx(n+1)=3.989104e-001; foe(n+1)=3.726798e+000; krok(n+1)=1.107642e-004; ng(n+1)=2.506564e+000;
n=277; farx(n+1)=3.988766e-001; foe(n+1)=3.733254e+000; krok(n+1)=7.625304e-005; ng(n+1)=2.472076e+000;
n=278; farx(n+1)=3.988246e-001; foe(n+1)=3.670981e+000; krok(n+1)=9.676779e-004; ng(n+1)=1.001270e+000;
n=279; farx(n+1)=3.988182e-001; foe(n+1)=3.652818e+000; krok(n+1)=7.032104e-003; ng(n+1)=1.299234e-001;
n=280; farx(n+1)=3.987838e-001; foe(n+1)=3.641366e+000; krok(n+1)=5.558094e-002; ng(n+1)=9.966850e-002;
n=281; farx(n+1)=3.987472e-001; foe(n+1)=3.557728e+000; krok(n+1)=4.904612e-002; ng(n+1)=1.199532e-001;
n=282; farx(n+1)=3.987260e-001; foe(n+1)=3.541360e+000; krok(n+1)=8.057849e-002; ng(n+1)=8.891193e-002;
n=283; farx(n+1)=3.986789e-001; foe(n+1)=3.570632e+000; krok(n+1)=1.091672e-001; ng(n+1)=1.136240e-001;
n=284; farx(n+1)=3.985687e-001; foe(n+1)=3.561914e+000; krok(n+1)=3.691454e-001; ng(n+1)=1.253719e-001;
n=285; farx(n+1)=3.984699e-001; foe(n+1)=3.542168e+000; krok(n+1)=2.409855e-001; ng(n+1)=2.777473e-001;
n=286; farx(n+1)=3.982699e-001; foe(n+1)=3.463357e+000; krok(n+1)=3.762637e-001; ng(n+1)=5.655650e-001;
n=287; farx(n+1)=3.981167e-001; foe(n+1)=3.427575e+000; krok(n+1)=6.761661e-001; ng(n+1)=2.412401e+000;
n=288; farx(n+1)=3.979297e-001; foe(n+1)=3.445631e+000; krok(n+1)=5.431439e-001; ng(n+1)=2.349488e+000;
n=289; farx(n+1)=3.976954e-001; foe(n+1)=3.490374e+000; krok(n+1)=1.062525e+000; ng(n+1)=2.464650e+000;
n=290; farx(n+1)=3.974877e-001; foe(n+1)=3.345084e+000; krok(n+1)=3.007188e-001; ng(n+1)=2.555315e+000;
n=291; farx(n+1)=3.970704e-001; foe(n+1)=3.300530e+000; krok(n+1)=2.018136e+000; ng(n+1)=1.447354e+000;
n=292; farx(n+1)=3.969509e-001; foe(n+1)=3.241548e+000; krok(n+1)=1.474115e-001; ng(n+1)=2.641092e+000;
n=293; farx(n+1)=3.965523e-001; foe(n+1)=3.365105e+000; krok(n+1)=8.892951e-001; ng(n+1)=1.032975e+000;
n=294; farx(n+1)=3.962534e-001; foe(n+1)=3.346565e+000; krok(n+1)=7.807902e-001; ng(n+1)=4.299950e+000;
n=295; farx(n+1)=3.958657e-001; foe(n+1)=3.416636e+000; krok(n+1)=1.561580e+000; ng(n+1)=2.400572e+000;
n=296; farx(n+1)=3.957677e-001; foe(n+1)=3.347092e+000; krok(n+1)=1.961845e-001; ng(n+1)=2.232114e+000;
n=297; farx(n+1)=3.954840e-001; foe(n+1)=3.292349e+000; krok(n+1)=9.372047e-001; ng(n+1)=9.810798e-001;
n=298; farx(n+1)=3.953804e-001; foe(n+1)=3.352384e+000; krok(n+1)=1.015323e+000; ng(n+1)=1.929628e+000;
n=299; farx(n+1)=3.952843e-001; foe(n+1)=3.332389e+000; krok(n+1)=1.322970e+000; ng(n+1)=1.366046e+000;
n=300; farx(n+1)=3.952249e-001; foe(n+1)=3.302929e+000; krok(n+1)=9.934522e-001; ng(n+1)=1.168221e+000;

figure; semilogy(farx,'b'); hold on; semilogy(foe,'r'); xlabel('Iteracje'); ylabel('Earx, Eoe'); legend('Earx','Eoe'); title('Uczenie predyktora ARX');
figure; subplot(2,1,1); semilogy(krok); xlabel('Iteracje'); ylabel('Krok');
subplot(2,1,2); semilogy(ng); xlabel('Iteracje'); ylabel('Norma gradientu');
Earx=farx(n+1)
Eoe=foe(n+1)
